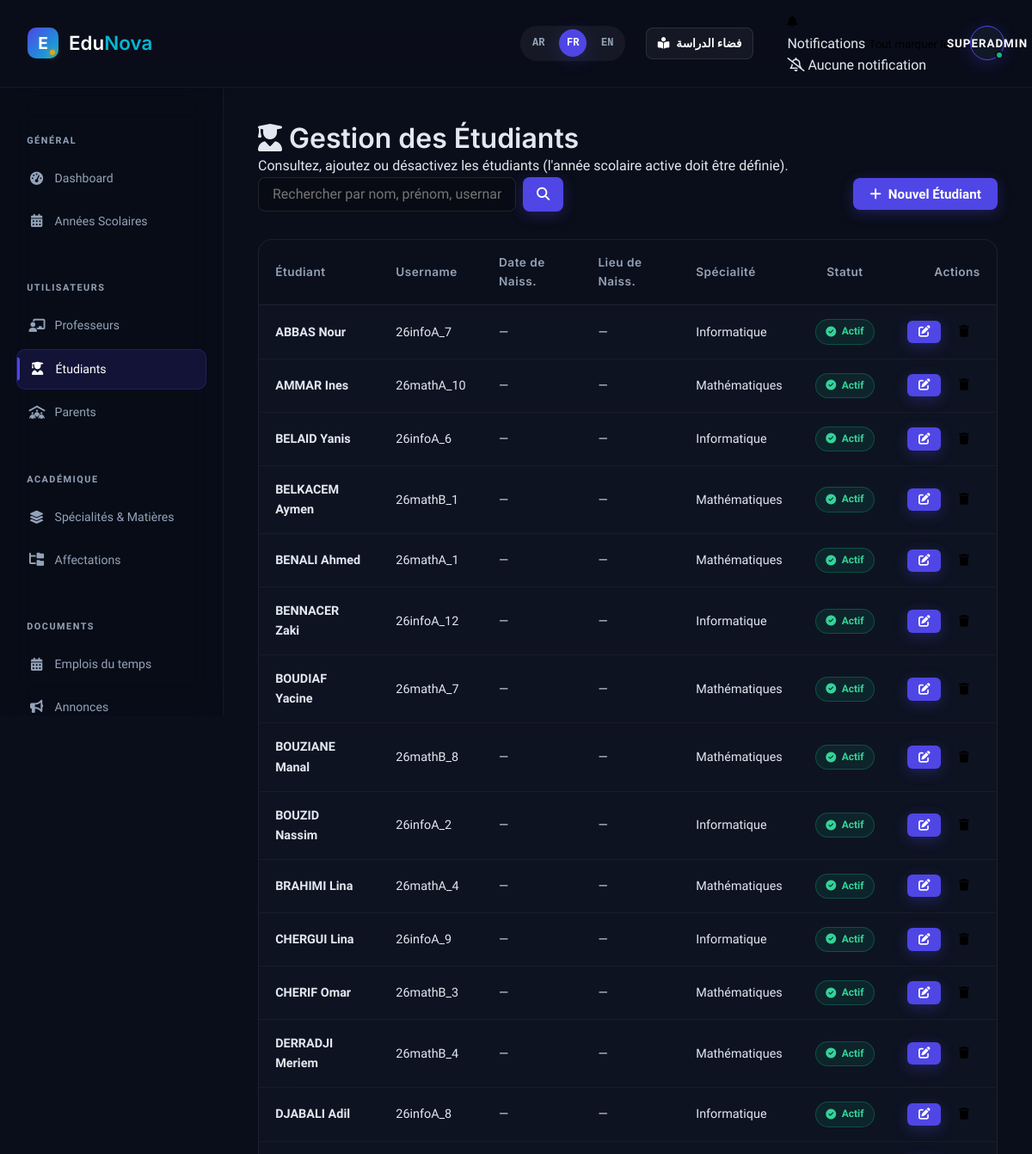
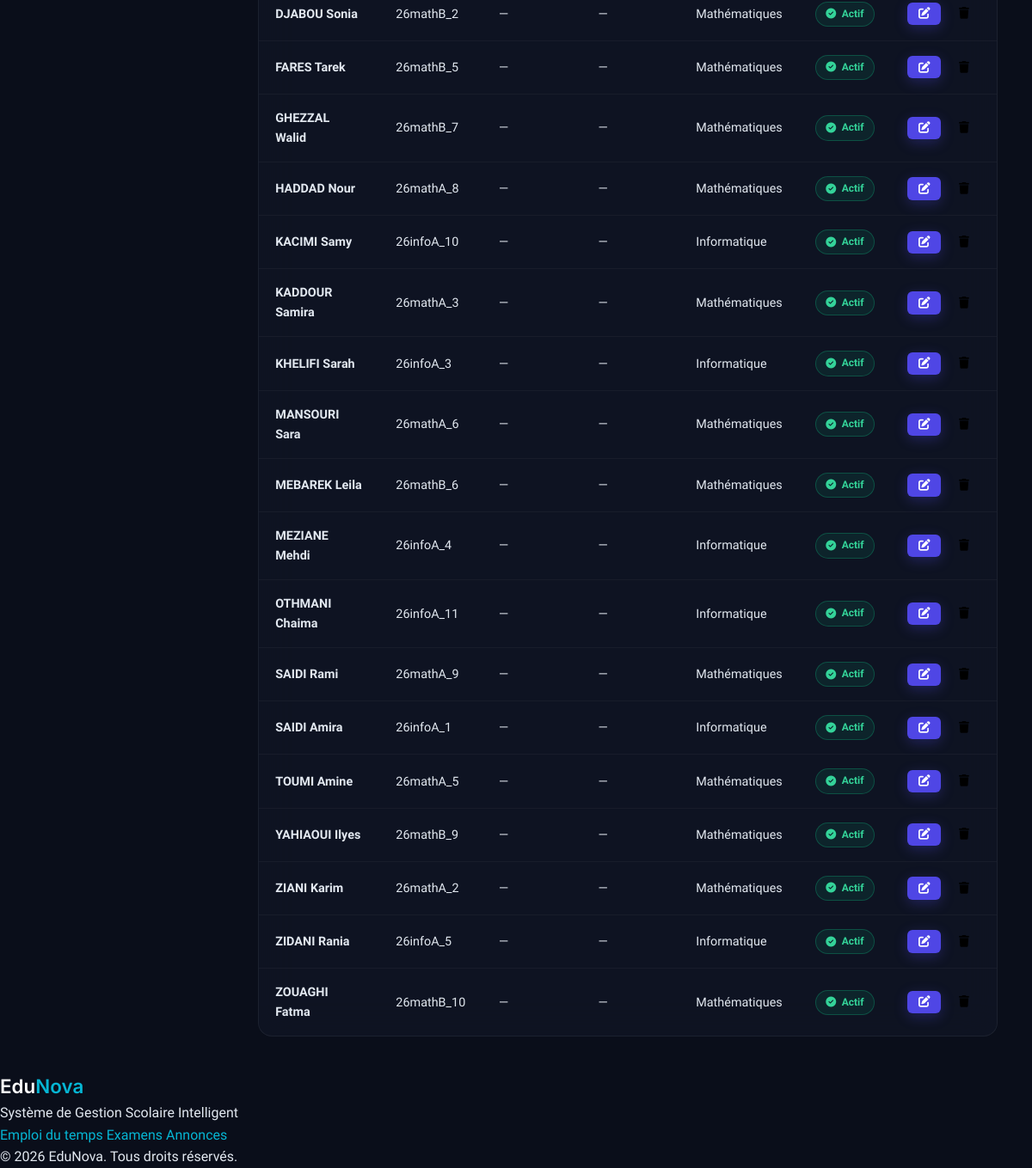
Page /admin/etudiants (signed in) on the committed database (2 pictures, top to bottom).
### gestion_scolaire_landshape/app/models/user.py (models this page shows, shortened)
class Utilisateur(UserMixin, db.Model):
    __tablename__ = 'utilisateurs'
    id                     = db.Column(db.Integer,      primary_key=True, autoincrement=True)
    username               = db.Column(db.String(100),  nullable=False,   unique=True)
    password_hash          = db.Column(db.String(255),  nullable=False)
    email                  = db.Column(db.String(191),  unique=True,      nullable=True)
    role                   = db.Column(db.Enum('etudiant', 'professeur', 'parent', 'admin'), nullable=False)
    preference_langue      = db.Column(db.Enum('ar', 'fr', 'en'), nullable=False, default='fr')
    est_actif              = db.Column(db.Boolean,      nullable=False,   default=True)
    derniere_connexion     = db.Column(db.DateTime,     nullable=True)
    token_reinitialisation = db.Column(db.String(255),  nullable=True)
    token_expiration       = db.Column(db.DateTime,     nullable=True)
    email_verifie          = db.Column(db.Boolean,      nullable=False,   default=False)
    tentatives_connexion   = db.Column(db.SmallInteger, nullable=False,   default=0)
    compte_bloque_jusqu    = db.Column(db.DateTime,     nullable=True)
    created_at             = db.Column(db.DateTime,     default=lambda: datetime.now(timezone.utc))
    updated_at             = db.Column(db.DateTime,     default=lambda: datetime.now(timezone.utc),
                                       onupdate=lambda: datetime.now(timezone.utc))
    administrateur  = db.relationship('Administrateur', back_populates='utilisateur', uselist=False)
    professeur      = db.relationship('Professeur',     back_populates='utilisateur', uselist=False)
    etudiant        = db.relationship('Etudiant',       back_populates='utilisateur', uselist=False)
    parent          = db.relationship('Parent',         back_populates='utilisateur', uselist=False)
    notifications   = db.relationship('Notification',  back_populates='destinataire', lazy='dynamic')
    push_tokens     = db.relationship('PushToken',      back_populates='utilisateur',   lazy='dynamic')
    statut_connexion = db.relationship('StatutConnexion', back_populates='utilisateur', uselist=False)
    @property
    def is_active(self):
        return self.est_actif

### gestion_scolaire_landshape/app/models/profiles.py (models this page shows, shortened)
class Administrateur(db.Model):
    __tablename__ = 'administrateurs'
    id             = db.Column(db.Integer,     primary_key=True, autoincrement=True)
    utilisateur_id = db.Column(db.Integer,     db.ForeignKey('utilisateurs.id', ondelete='CASCADE'), nullable=False, unique=True)
    nom            = db.Column(db.String(100), nullable=False)
    prenom         = db.Column(db.String(100), nullable=False)
    telephone      = db.Column(db.String(20),  nullable=True)
    photo_url      = db.Column(db.String(500), nullable=True)
    created_at     = db.Column(db.DateTime,    default=lambda: datetime.now(timezone.utc))
    updated_at     = db.Column(db.DateTime,    default=lambda: datetime.now(timezone.utc),
                                onupdate=lambda: datetime.now(timezone.utc))
    utilisateur  = db.relationship('Utilisateur',   back_populates='administrateur')
    annonces     = db.relationship('Annonce',        back_populates='admin',          lazy='dynamic')
    journal_admin = db.relationship('JournalAdmin',  back_populates='admin',          lazy='dynamic')

class Etudiant(db.Model):
    __tablename__ = 'etudiants'
    id             = db.Column(db.Integer,     primary_key=True, autoincrement=True)
    utilisateur_id = db.Column(db.Integer,     db.ForeignKey('utilisateurs.id', ondelete='CASCADE'), nullable=False, unique=True)
    matricule      = db.Column(db.String(50),  nullable=False,   unique=True)
    nom            = db.Column(db.String(100), nullable=False)
    prenom         = db.Column(db.String(100), nullable=False)
    date_naissance = db.Column(db.Date,        nullable=True)
    sexe           = db.Column(db.Enum('M', 'F'), nullable=True)
    lieu_naissance = db.Column(db.String(150), nullable=True)
    adresse        = db.Column(db.Text,        nullable=True)
    telephone      = db.Column(db.String(20),  nullable=True)
    photo_url      = db.Column(db.String(500), nullable=True)
    est_actif      = db.Column(db.Boolean,     nullable=False,   default=True)
    created_at     = db.Column(db.DateTime,    default=lambda: datetime.now(timezone.utc))
    updated_at     = db.Column(db.DateTime,    default=lambda: datetime.now(timezone.utc),
                                onupdate=lambda: datetime.now(timezone.utc))
    utilisateur    = db.relationship('Utilisateur',  back_populates='etudiant')
    inscriptions   = db.relationship('Inscription',  back_populates='etudiant', lazy='dynamic')
    notes          = db.relationship('Note',          back_populates='etudiant', lazy='dynamic')
    presences      = db.relationship('Presence',      back_populates='etudiant', lazy='dynamic')
    soumissions    = db.relationship('SoumissionDevoir', back_populates='etudiant', lazy='dynamic')
    cours_consultes = db.relationship('CoursConsulte', back_populates='etudiant', lazy='dynamic')
    parents_link   = db.relationship('ParentEtudiant', back_populates='etudiant', lazy='dynamic')

### gestion_scolaire_landshape/app/models/academic.py (models this page shows, shortened)
class Specialite(db.Model):
    __tablename__ = 'specialites'
    id          = db.Column(db.Integer,     primary_key=True, autoincrement=True)
    code        = db.Column(db.String(20),  nullable=False,   unique=True)
    nom         = db.Column(db.String(150), nullable=False)
    nom_ar      = db.Column(db.String(150), nullable=True)
    nom_en      = db.Column(db.String(150), nullable=True)
    description = db.Column(db.Text,        nullable=True)
    est_active  = db.Column(db.Boolean,     nullable=False,   default=True)
    created_at  = db.Column(db.DateTime,    default=lambda: datetime.now(timezone.utc))
    updated_at  = db.Column(db.DateTime,    default=lambda: datetime.now(timezone.utc),
                             onupdate=lambda: datetime.now(timezone.utc))
    sections            = db.relationship('Section',        back_populates='specialite',    lazy='dynamic')
    programmes          = db.relationship('Programme',      back_populates='specialite',    lazy='dynamic')
    pdfs_emplois_temps  = db.relationship('PdfEmploiTemps', back_populates='specialite',    lazy='dynamic')

### gestion_scolaire_landshape/app/blueprints/admin/routes.py (the view)
@admin_bp.route('/etudiants')
@login_required
@admin_requis
def etudiants():
    q     = request.args.get('q', '').strip()
    query = Etudiant.query
    if q:
        query = query.join(Utilisateur, Etudiant.utilisateur_id == Utilisateur.id).filter(
            (Etudiant.nom.ilike(f'%{q}%'))
            | (Etudiant.prenom.ilike(f'%{q}%'))
            | (Utilisateur.username.ilike(f'%{q}%'))
        )
    etus        = query.order_by(Etudiant.nom).all()
    specialites = Specialite.query.filter_by(est_active=True).all()
    niveaux     = Niveau.query.filter_by(est_actif=True).order_by(Niveau.ordre).all()
    annee       = AnneeScolaire.get_active()
    sections    = Section.query.filter_by(annee_scolaire_id=annee.id if annee else 0).all()
    return render_template('admin/etudiants.html', etus=etus, q=q,
                           specialites=specialites, niveaux=niveaux, sections=sections, annee=annee)

### gestion_scolaire_landshape/app/templates/admin/etudiants.html (shortened to what this page needs)
{% extends 'base_admin.html' %}
{% block admin_content %}
<div class="page-header">
  <div class="section-inner">
    <h1><i class="fa-solid fa-user-graduate"></i> Gestion des Étudiants</h1>
    <p class="text-muted">Consultez, ajoutez ou désactivez les étudiants (l'année scolaire active doit être définie).
    </p>
  </div>
</div>
<div class="section-inner">
  <div
    style="display: flex; justify-content: space-between; align-items: center; margin-bottom: 2rem; flex-wrap: wrap; gap: 1rem;">
    <form method="GET" action="{{ url_for('admin.etudiants') }}" class="search-form"
      style="display: flex; gap: 0.5rem;">
      <input type="text" name="q" value="{{ q }}" placeholder="Rechercher par nom, prénom, username..."
        class="form-input" style="width: 300px; padding: 0.6rem 1rem; border-radius: 8px; border: 1px solid rgba(255,255,255,0.1); background: rgba(0,0,0,0.2); color: #fff;">
      <button type="submit" class="btn btn-primary" style="padding: 0.6rem 1rem; border-radius: 8px;"><i class="fa-solid fa-search"></i></button>
    </form>
    <button class="btn btn-primary" onclick="document.getElementById('modalAjouterEtudiant').showModal()" style="border-radius: 8px;"><i
        class="fa-solid fa-plus"></i> Nouvel Étudiant</button>
  </div>
  <div class="glass-table-container">
    <table class="glass-table">
      <thead>
        <tr>
          <th>Étudiant</th>
          <th>Username</th>
          <th>Date de Naiss.</th>
          <th>Lieu de Naiss.</th>
          <th>Spécialité</th>
          <th style="text-align: center;">Statut</th>
          <th style="text-align: right;">Actions</th>
        </tr>
      </thead>
      <tbody>
        {% for etu in etus %}
        <tr>
          <td><strong>{{ etu.nom }} {{ etu.prenom }}</strong></td>
          <td>{{ etu.utilisateur.username }}</td>
          <td>{{ etu.date_naissance.strftime('%d/%m/%Y') if etu.date_naissance else '—' }}</td>
          <td>{{ etu.lieu_naissance or '—' }}</td>
          <td>
            {% set ins = etu.inscriptions.all() %}
            {% if ins %}
                {{ ins[-1].section.specialite.nom }}
            {% else %}
                —
            {% endif %}
          </td>
          <td style="text-align: center;">
            {% if etu.est_actif %}
            <span class="badge-status status-active"><i class="fa-solid fa-check-circle"></i> Actif</span>
            {% else %}
            <span class="badge-status status-inactive"><i class="fa-solid fa-ban"></i> Inactif</span>
            {% endif %}
          </td>
          <td style="text-align: right;">
            <div style="display: flex; gap: 0.5rem; justify-content: flex-end;">
              <a href="{{ url_for('admin.modifier_etudiant', etu_id=etu.id) }}" class="btn btn-primary btn-sm" title="Modifier" style="padding: 0.4rem 0.8rem; border-radius: 6px;">
                <i class="fa-solid fa-edit"></i>
              </a>
              {% if etu.est_actif %}
              <form action="{{ url_for('admin.supprimer_etudiant', etu_id=etu.id) }}" method="POST"
                onsubmit="return confirm('Désactiver cet étudiant ?');">
                <button type="submit" class="btn danger btn-sm" title="Désactiver" style="padding: 0.4rem 0.8rem; border-radius: 6px;"><i
                    class="fa-solid fa-trash"></i></button>
              </form>
              {% endif %}
            </div>
          </td>
        </tr>
        {% else %}
        <tr>
          <td colspan="7" style="padding: 2rem; text-align: center; color: var(--text-muted);">
            <i class="fa-solid fa-users-slash fa-2x mb-1"></i><br>Aucun étudiant trouvé.
          </td>
        </tr>
        {% endfor %}
      </tbody>
    </table>
  </div>
</div>
{% endblock %}

### gestion_scolaire_landshape/app/templates/base.html (shortened to what this page needs)
<!DOCTYPE html>
<html lang="{{ session.get('lang', 'fr') }}" dir="{{ 'rtl' if session.get('lang') == 'ar' else 'ltr' }}">
<head>
  <link rel="stylesheet" href="https://cdnjs.cloudflare.com/ajax/libs/font-awesome/6.5.1/css/all.min.css" />
  <link rel="stylesheet" href="{{ url_for('static', filename='css/edunova.css') }}" />
</head>
<body class="{% if session.get('lang') == 'ar' %}lang-ar{% endif %}">
  <canvas id="bg-canvas" class="webgl-canvas"></canvas>
  <nav class="navbar" id="navbar" role="navigation" aria-label="Navigation principale">
    <div class="nav-inner">
      <a href="{{ url_for('public.index') }}" class="nav-logo">
        <div class="logo-icon">
          <span class="logo-letter">E</span>
          <div class="logo-dot"></div>
        </div>
        <span class="logo-text">Edu<span class="logo-accent">Nova</span></span>
      </a>
      <div class="nav-actions">
        <div class="lang-switcher-inline">
          <a href="{{ url_for('auth.changer_langue', lang='ar') }}"
            class="lang-circ {% if session.get('lang')=='ar' %}active{% endif %}" aria-label="العربية">AR</a>
          <a href="{{ url_for('auth.changer_langue', lang='fr') }}"
            class="lang-circ {% if session.get('lang','fr')=='fr' %}active{% endif %}" aria-label="Français">FR</a>
          <a href="{{ url_for('auth.changer_langue', lang='en') }}"
            class="lang-circ {% if session.get('lang')=='en' %}active{% endif %}" aria-label="English">EN</a>
        </div>
        <a href="{{ url_for('espace_etudes.login') }}" class="btn btn-glass btn-sm" style="margin-right: 15px; display: flex; align-items: center; gap: 0.5rem; text-decoration: none; color: white;">
          <i class="fa-solid fa-book-open-reader"></i> فضاء الدراسة
        </a>
        {% if current_user.is_authenticated %}
        <div class="notif-wrapper">
          <button class="nav-icon-btn" id="notifToggle" aria-label="Notifications">
            <i class="fa-solid fa-bell"></i>
          </button>
          <div class="notif-panel" id="notifPanel" aria-label="Panneau notifications">
            <div class="notif-header">
              <span>Notifications</span>
              <button class="btn-text-sm" id="markAllRead">Tout marquer lu</button>
            </div>
            <ul class="notif-list" id="notifList">
              <li class="notif-empty"><i class="fa-regular fa-bell-slash"></i> Aucune notification</li>
            </ul>
          </div>
        </div>
        <div class="user-menu">
          <button class="user-avatar" id="userMenuToggle" aria-expanded="false">
            <span class="avatar-initials">{{ (current_user.administrateur or current_user.professeur or
              current_user.etudiant or current_user.parent) | attr('prenom') | truncate(1, True, '') | upper if
              current_user.is_authenticated else '?' }}{{ (current_user.administrateur or current_user.professeur or
              current_user.etudiant or current_user.parent) | attr('nom') | truncate(1, True, '') | upper if
              current_user.is_authenticated else '' }}</span>
            <div class="online-dot"></div>
          </button>
        </div>
        {% endif %}
      </div>
    </div>
  </nav>
  <main class="main-content" id="mainContent">
    {% block content %}{% endblock %}
  </main>
  <footer class="footer">
    <div class="footer-inner">
      <div class="footer-brand">
        <span class="logo-text">Edu<span class="logo-accent">Nova</span></span>
        <p>Système de Gestion Scolaire Intelligent</p>
      </div>
      <div class="footer-links">
        <a href="{{ url_for('public.emploi_du_temps') }}">Emploi du temps</a>
        <a href="{{ url_for('public.examens') }}">Examens</a>
        <a href="{{ url_for('public.annonces') }}">Annonces</a>
      </div>
      <p class="footer-copy">&copy; {{ 2026 }} EduNova. Tous droits réservés.</p>
    </div>
  </footer>
</body>
</html>

### rows in the picture
Utilisateur: est_actif.prenom "SUPER", est_actif.nom "ADMIN"
Etudiant: nom "ABBAS", prenom "Nour", utilisateur.username "26infoA_7", date_naissance "—", lieu_naissance "—", est_actif True (drawn)
Specialite: nom "Informatique"
Etudiant: nom "AMMAR", prenom "Ines", utilisateur.username "26mathA_10", date_naissance "—", lieu_naissance "—", est_actif True (drawn)
Specialite: nom "Mathématiques"
Etudiant: nom "BELAID", prenom "Yanis", utilisateur.username "26infoA_6", date_naissance "—", lieu_naissance "—", est_actif True (drawn)
Etudiant: nom "BELKACEM", prenom "Aymen", utilisateur.username "26mathB_1", date_naissance "—", lieu_naissance "—", est_actif True (drawn)
Etudiant: nom "BENALI", prenom "Ahmed", utilisateur.username "26mathA_1", date_naissance "—", lieu_naissance "—", est_actif True (drawn)
Etudiant: nom "BENNACER", prenom "Zaki", utilisateur.username "26infoA_12", date_naissance "—", lieu_naissance "—", est_actif True (drawn)
Etudiant: nom "BOUDIAF", prenom "Yacine", utilisateur.username "26mathA_7", date_naissance "—", lieu_naissance "—", est_actif True (drawn)
Etudiant: nom "BOUZIANE", prenom "Manal", utilisateur.username "26mathB_8", date_naissance "—", lieu_naissance "—", est_actif True (drawn)
Etudiant: nom "BOUZID", prenom "Nassim", utilisateur.username "26infoA_2", date_naissance "—", lieu_naissance "—", est_actif True (drawn)
Etudiant: nom "BRAHIMI", prenom "Lina", utilisateur.username "26mathA_4", date_naissance "—", lieu_naissance "—", est_actif True (drawn)
Etudiant: nom "CHERGUI", prenom "Lina", utilisateur.username "26infoA_9", date_naissance "—", lieu_naissance "—", est_actif True (drawn)
Etudiant: nom "CHERIF", prenom "Omar", utilisateur.username "26mathB_3", date_naissance "—", lieu_naissance "—", est_actif True (drawn)
Etudiant: nom "DERRADJI", prenom "Meriem", utilisateur.username "26mathB_4", date_naissance "—", lieu_naissance "—", est_actif True (drawn)
Etudiant: nom "DJABALI", prenom "Adil", utilisateur.username "26infoA_8", date_naissance "—", lieu_naissance "—", est_actif True (drawn)
Etudiant: nom "DJABOU", prenom "Sonia", utilisateur.username "26mathB_2", date_naissance "—", lieu_naissance "—", est_actif True (drawn)
Etudiant: nom "FARES", prenom "Tarek", utilisateur.username "26mathB_5", date_naissance "—", lieu_naissance "—", est_actif True (drawn)
Etudiant: nom "GHEZZAL", prenom "Walid", utilisateur.username "26mathB_7", date_naissance "—", lieu_naissance "—", est_actif True (drawn)
Etudiant: nom "HADDAD", prenom "Nour", utilisateur.username "26mathA_8", date_naissance "—", lieu_naissance "—", est_actif True (drawn)
Etudiant: nom "KACIMI", prenom "Samy", utilisateur.username "26infoA_10", date_naissance "—", lieu_naissance "—", est_actif True (drawn)
Etudiant: nom "KADDOUR", prenom "Samira", utilisateur.username "26mathA_3", date_naissance "—", lieu_naissance "—", est_actif True (drawn)
Etudiant: nom "KHELIFI", prenom "Sarah", utilisateur.username "26infoA_3", date_naissance "—", lieu_naissance "—", est_actif True (drawn)
Etudiant: nom "MANSOURI", prenom "Sara", utilisateur.username "26mathA_6", date_naissance "—", lieu_naissance "—", est_actif True (drawn)
Etudiant: nom "MEBAREK", prenom "Leila", utilisateur.username "26mathB_6", date_naissance "—", lieu_naissance "—", est_actif True (drawn)
Etudiant: nom "MEZIANE", prenom "Mehdi", utilisateur.username "26infoA_4", date_naissance "—", lieu_naissance "—", est_actif True (drawn)
Etudiant: nom "OTHMANI", prenom "Chaima", utilisateur.username "26infoA_11", date_naissance "—", lieu_naissance "—", est_actif True (drawn)
Etudiant: nom "SAIDI", prenom "Rami", utilisateur.username "26mathA_9", date_naissance "—", lieu_naissance "—", est_actif True (drawn)
Etudiant: nom "SAIDI", prenom "Amira", utilisateur.username "26infoA_1", date_naissance "—", lieu_naissance "—", est_actif True (drawn)
Etudiant: nom "TOUMI", prenom "Amine", utilisateur.username "26mathA_5", date_naissance "—", lieu_naissance "—", est_actif True (drawn)
Etudiant: nom "YAHIAOUI", prenom "Ilyes", utilisateur.username "26mathB_9", date_naissance "—", lieu_naissance "—", est_actif True (drawn)
Etudiant: nom "ZIANI", prenom "Karim", utilisateur.username "26mathA_2", date_naissance "—", lieu_naissance "—", est_actif True (drawn)
Etudiant: nom "ZIDANI", prenom "Rania", utilisateur.username "26infoA_5", date_naissance "—", lieu_naissance "—", est_actif True (drawn)
Etudiant: nom "ZOUAGHI", prenom "Fatma", utilisateur.username "26mathB_10", date_naissance "—", lieu_naissance "—", est_actif True (drawn)

### other values in the picture
{{ 2026 }} "2026"
